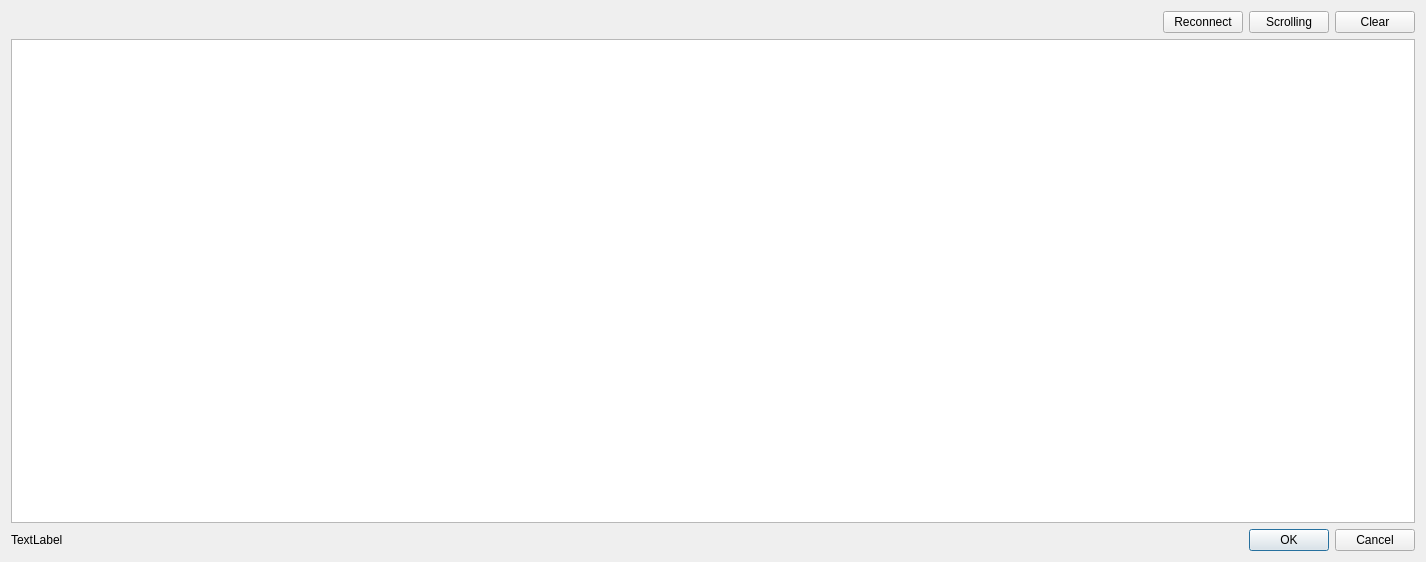
<?xml version="1.0" encoding="UTF-8"?>
<ui version="4.0">
 <class>ServerLogWidget</class>
 <widget class="QWidget" name="ServerLogWidget">
  <property name="geometry">
   <rect>
    <x>0</x>
    <y>0</y>
    <width>1426</width>
    <height>562</height>
   </rect>
  </property>
  <property name="windowTitle">
   <string>Server Logs</string>
  </property>
  <layout class="QVBoxLayout" name="verticalLayout">
   <item>
    <layout class="QHBoxLayout" name="horizontalLayout">
     <item>
      <spacer name="horizontalSpacer">
       <property name="orientation">
        <enum>Qt::Orientation::Horizontal</enum>
       </property>
       <property name="sizeHint" stdset="0">
        <size>
         <width>40</width>
         <height>20</height>
        </size>
       </property>
      </spacer>
     </item>
     <item>
      <widget class="QPushButton" name="reconnectButton">
       <property name="text">
        <string>Reconnect</string>
       </property>
      </widget>
     </item>
     <item>
      <widget class="QPushButton" name="scrollButton">
       <property name="text">
        <string>Scrolling</string>
       </property>
      </widget>
     </item>
     <item>
      <widget class="QPushButton" name="clearButton">
       <property name="text">
        <string>Clear</string>
       </property>
      </widget>
     </item>
    </layout>
   </item>
   <item>
    <widget class="QListView" name="logList"/>
   </item>
   <item>
    <layout class="QHBoxLayout" name="horizontalLayout_2" stretch="6,0">
     <property name="topMargin">
      <number>0</number>
     </property>
     <item>
      <widget class="QLabel" name="statusLabel">
       <property name="text">
        <string>TextLabel</string>
       </property>
      </widget>
     </item>
     <item>
      <widget class="QDialogButtonBox" name="buttonBox">
       <property name="standardButtons">
        <set>QDialogButtonBox::StandardButton::Cancel|QDialogButtonBox::StandardButton::Ok</set>
       </property>
      </widget>
     </item>
    </layout>
   </item>
  </layout>
 </widget>
 <resources/>
 <connections/>
</ui>
